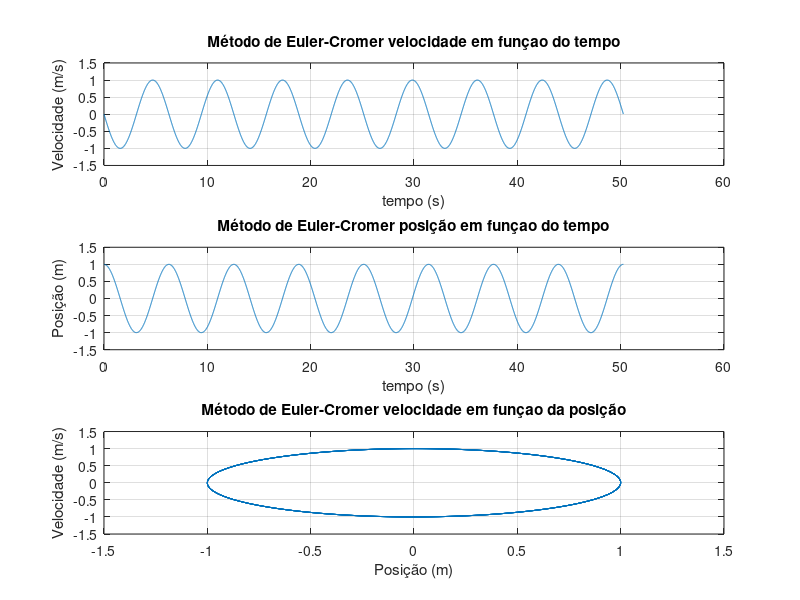
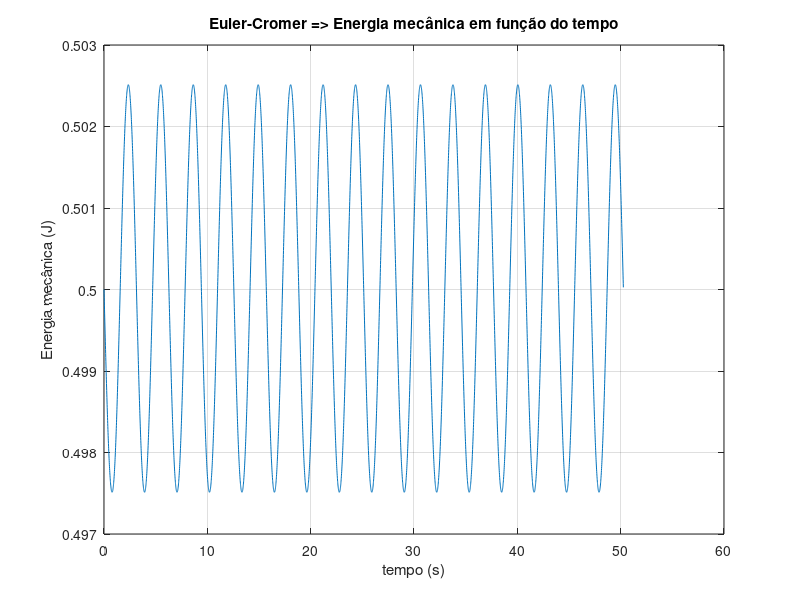

These charts were generated, in order, by the following MATLAB code:
%%  Ex1.b

clear,clc,close all

%% EQUAÇÕES DIFERENCIAS PARA APLICAÇÃO DO MÉTODO DE EULER

% Equação diferencial principal:
%             Fr=m*a <=>
%             <=> m*a=-k*x <=>
%             <=> m*v'=-k*x <=>
%             <=> m*x'' = -k*x <=>
%             <=> x'' = -k*x/m
% 
%  Dividindo esta EDO em 2 de primeira ordem temos:
%             v' = -k*x/m     e     v=x'

%% CONSTANTES

x0=1;   
v0=0;
k=1;
m=1;

h=0.01;     %passo temporal (IMPOSTO POR NÓS)
t0=0;

w=sqrt(k/m);    %calculo do tempo final, uma aproximação do tempo final
T=2*pi/w;
tf=T*8;

t=t0:h:tf;      %vetor tempo

v=[];
x=[];
v(1)=v0;
x(1)=x0;

%% MÉTODO DE EULER-CROMER

for i=1:length(t)-1
    v(i+1)=v(i)-k*x(i)/m*h; %expressao da velocidade
    x(i+1)=x(i)+v(i+1)*h;     %expressao da posição (so usar o valor 
                                %seguinte da velocidade para calcular a 
                               %posição)
end

%% SOLUÇÃO ANALÍTICA

%NÃO DÃO A SOLUÇÃO ANALÍTICA COMO É QUE QUEREM QUE COMPARE-MOS

%% ENERGIA MECÂNICA

Em=m*v.^2*0.5+k*x.^2*0.5;   %Em=Ec+Epe= 1/2*m*v^2 + k*x^2/2

%% GRÁFICOS

figure(1)
subplot(3,1,1)
plot(t,v)
grid on
title('Método de Euler-Cromer velocidade em funçao do tempo')
xlabel('tempo (s)')
ylabel('Velocidade (m/s)')

subplot(3,1,2)
plot(t,x)
grid on
title('Método de Euler-Cromer posição em funçao do tempo')
xlabel('tempo (s)')
ylabel('Posição (m)')

subplot(3,1,3)
plot(x,v)
grid on
title('Método de Euler-Cromer velocidade em funçao da posição')
xlabel('Posição (m)')
ylabel('Velocidade (m/s)')

figure(2)
plot(t,Em)
grid on
title('Euler-Cromer => Energia mecânica em função do tempo')
xlabel('tempo (s)')
ylabel('Energia mecânica (J)')
